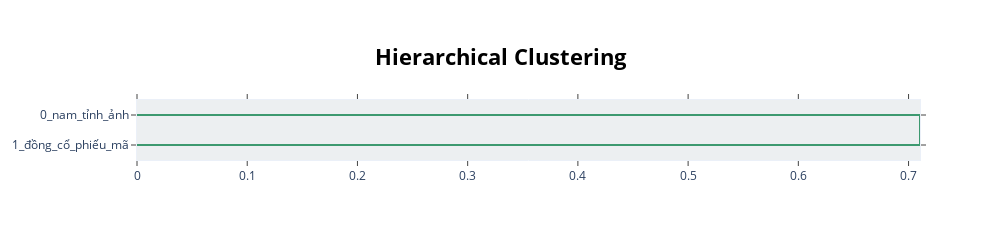

The cell this chart's notebook holds for it:
### Markdown cell above
### Visualize Topic Hierarchy

### Code cell
# hierarchical: phân cấp
topic_model.visualize_hierarchy()

### Figure 1 — Plotly figure (JSON) as saved in the notebook; plotly's stock layout.template omitted (floating-point values rounded to 4 significant figures)
{"data": [{"hoverinfo": "text", "marker": {"color": "rgb(61,153,112)"}, "mode": "lines", "type": "scatter", "x": [0, 0.7104, 0.7104, 0], "xaxis": "x", "y": [-5, -5, -15, -15], "yaxis": "y"}], "layout": {"autosize": false, "height": 230, "hoverlabel": {"bgcolor": "white", "font": {"family": "Rockwell", "size": 16}}, "hovermode": "closest", "plot_bgcolor": "#ECEFF1", "showlegend": false, "title": {"font": {"color": "Black", "size": 22}, "text": "<b>Hierarchical Clustering</b>", "x": 0.5, "xanchor": "center", "yanchor": "top"}, "width": 1000, "xaxis": {"mirror": "allticks", "rangemode": "tozero", "showgrid": false, "showline": true, "showticklabels": true, "ticks": "outside", "type": "linear", "zeroline": false}, "yaxis": {"mirror": "allticks", "range": [-20, 0], "rangemode": "tozero", "showgrid": false, "showline": true, "showticklabels": true, "tickmode": "array", "ticks": "outside", "ticktext": ["0_nam_tỉnh_ảnh", "1_đồng_cổ_phiếu_mã"], "tickvals": [-5, -15], "type": "linear", "zeroline": false}}}
